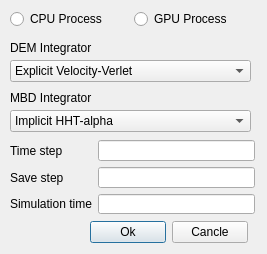
<?xml version="1.0" encoding="UTF-8"?>
<ui version="4.0">
 <class>DLG_SOLVE</class>
 <widget class="QDialog" name="DLG_SOLVE">
  <property name="geometry">
   <rect>
    <x>0</x>
    <y>0</y>
    <width>267</width>
    <height>254</height>
   </rect>
  </property>
  <property name="windowTitle">
   <string>Simulation</string>
  </property>
  <widget class="QWidget" name="layoutWidget">
   <property name="geometry">
    <rect>
     <x>10</x>
     <y>140</y>
     <width>245</width>
     <height>74</height>
    </rect>
   </property>
   <layout class="QGridLayout" name="gridLayout">
    <item row="0" column="0">
     <widget class="QLabel" name="L_TimeStep">
      <property name="text">
       <string>Time step</string>
      </property>
     </widget>
    </item>
    <item row="0" column="1">
     <widget class="QLineEdit" name="LE_TimeStep"/>
    </item>
    <item row="1" column="0">
     <widget class="QLabel" name="L_SaveStep">
      <property name="text">
       <string>Save step</string>
      </property>
     </widget>
    </item>
    <item row="1" column="1">
     <widget class="QLineEdit" name="LE_SaveStep"/>
    </item>
    <item row="2" column="0">
     <widget class="QLabel" name="L_SimulationTime">
      <property name="text">
       <string>Simulation time</string>
      </property>
     </widget>
    </item>
    <item row="2" column="1">
     <widget class="QLineEdit" name="LE_SimulationTime"/>
    </item>
   </layout>
  </widget>
  <widget class="QWidget" name="layoutWidget">
   <property name="geometry">
    <rect>
     <x>90</x>
     <y>220</y>
     <width>158</width>
     <height>25</height>
    </rect>
   </property>
   <layout class="QHBoxLayout" name="horizontalLayout">
    <item>
     <widget class="QPushButton" name="PB_Ok">
      <property name="text">
       <string>Ok</string>
      </property>
     </widget>
    </item>
    <item>
     <widget class="QPushButton" name="PB_Cancle">
      <property name="text">
       <string>Cancle</string>
      </property>
     </widget>
    </item>
   </layout>
  </widget>
  <widget class="QWidget" name="layoutWidget">
   <property name="geometry">
    <rect>
     <x>10</x>
     <y>10</y>
     <width>241</width>
     <height>18</height>
    </rect>
   </property>
   <layout class="QHBoxLayout" name="horizontalLayout_2">
    <item>
     <widget class="QRadioButton" name="RB_CPU">
      <property name="text">
       <string>CPU Process</string>
      </property>
     </widget>
    </item>
    <item>
     <widget class="QRadioButton" name="RB_GPU">
      <property name="text">
       <string>GPU Process</string>
      </property>
     </widget>
    </item>
   </layout>
  </widget>
  <widget class="QComboBox" name="CB_MBD_Integrator">
   <property name="geometry">
    <rect>
     <x>10</x>
     <y>110</y>
     <width>241</width>
     <height>22</height>
    </rect>
   </property>
   <item>
    <property name="text">
     <string>Implicit HHT-alpha</string>
    </property>
   </item>
   <item>
    <property name="text">
     <string>Explicit Runke-Kutta 2th Order(Nystrom Methods)</string>
    </property>
   </item>
  </widget>
  <widget class="QComboBox" name="CB_DEM_Integrator">
   <property name="geometry">
    <rect>
     <x>10</x>
     <y>60</y>
     <width>241</width>
     <height>22</height>
    </rect>
   </property>
   <item>
    <property name="text">
     <string>Explicit Velocity-Verlet</string>
    </property>
   </item>
  </widget>
  <widget class="QLabel" name="label">
   <property name="geometry">
    <rect>
     <x>10</x>
     <y>40</y>
     <width>91</width>
     <height>16</height>
    </rect>
   </property>
   <property name="text">
    <string>DEM Integrator</string>
   </property>
  </widget>
  <widget class="QLabel" name="label_2">
   <property name="geometry">
    <rect>
     <x>10</x>
     <y>90</y>
     <width>91</width>
     <height>16</height>
    </rect>
   </property>
   <property name="text">
    <string>MBD Integrator</string>
   </property>
  </widget>
 </widget>
 <resources/>
 <connections/>
</ui>
